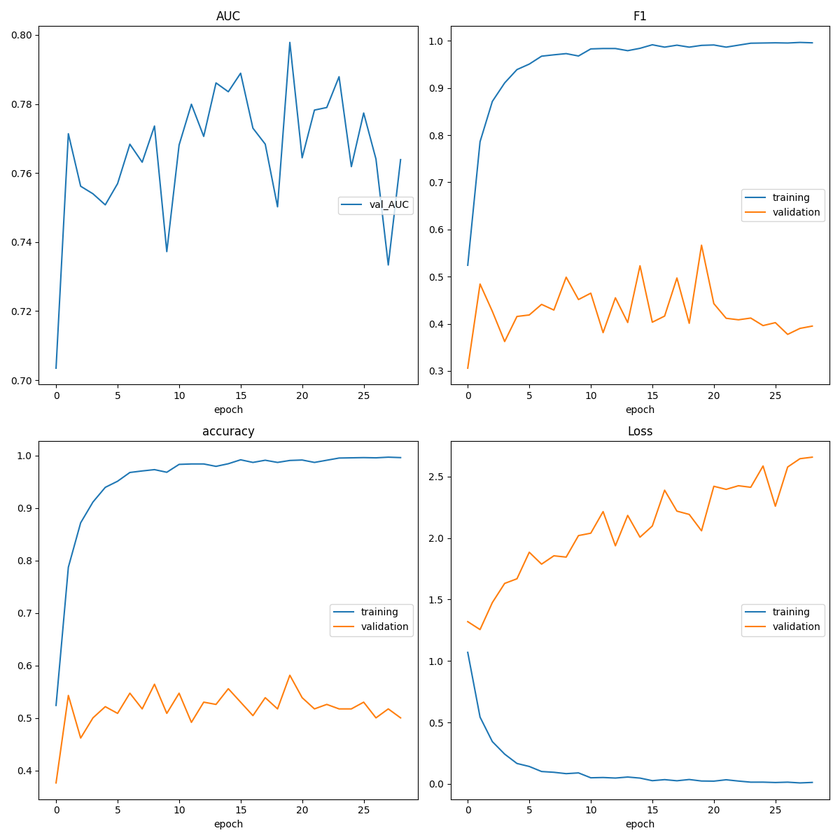
#> input picture training/models/convnextv2.pth.png, 840 x 840 px, shrunk from 1200 x 1200 before the run
$ python invert.py
#> lines starting #> are read from the running program, lines starting #| are printed output that depends on the picture
#> the answer given: models/convnextv2.pth.png
import os
from PIL import Image, ImageOps

def invert_image_in_place(path):
#> called with path = 'models/convnextv2.pth.png'
    try:
        with Image.open(path) as img:
#> img is the input picture: PIL image 840x840 RGBA; mean R, G, B, A 250.4, 250.4, 250.3, 255
            img = img.convert("RGB")
#> img: PIL image 840x840 RGB
            inverted = ImageOps.invert(img)
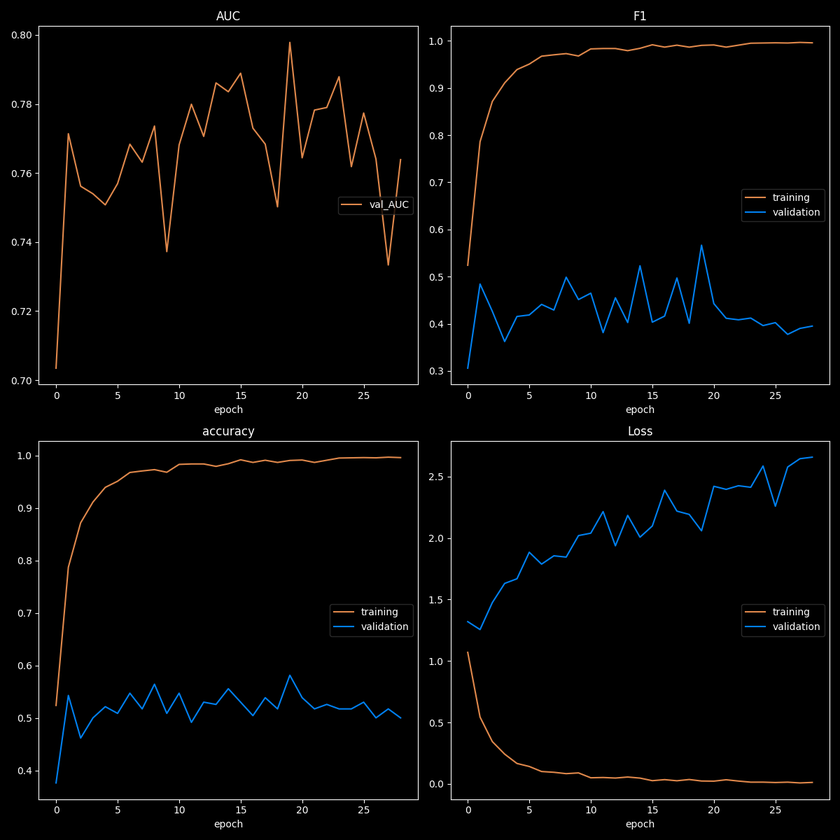
#> inverted: PIL image 840x840 RGB; mean R, G, B 4.6, 4.6, 4.7
            inverted.save(path)
        print(f"Inverted: {path}")
    except Exception as e:
        print(f"Failed: {path} -> {e}")

def is_image_file(path):
    supported_ext = (".png", ".jpg", ".jpeg", ".bmp", ".tiff", ".webp")
    return os.path.isfile(path) and path.lower().endswith(supported_ext)

if __name__ == "__main__":
    print("Image inverter (in-place)")
    print("Enter image paths one by one.")
    print("Type 'exit' to stop.\n")

    while True:
        input_path = input("Image path: ").strip().strip('"')

        if input_path.lower() == "exit":
            print("Stopping.")
            break

        if not os.path.exists(input_path):
            print("Path does not exist.\n")
            continue

        if not is_image_file(input_path):
            print("Not a supported image file.\n")
            continue

        invert_image_in_place(input_path)
#> pass 2 of the loop `while True:`:
#> the answer given: models/deitiii.pth.png
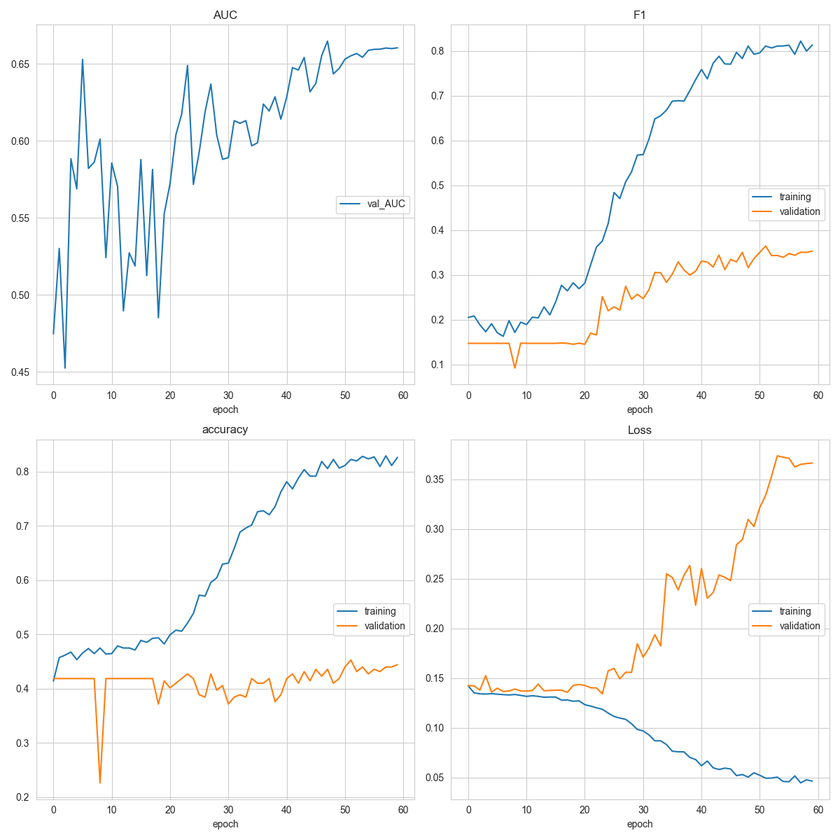
#> input picture training/models/deitiii.pth.png, 840 x 840 px, shrunk from 1200 x 1200 before the run
#> in invert_image_in_place, img is the input picture: PIL image 840x840 RGBA; mean R, G, B, A 250.4, 250.6, 250.6, 255
#> img: PIL image 840x840 RGB
#> in invert_image_in_place (call 2), `inverted = ImageOps.invert(img)`:
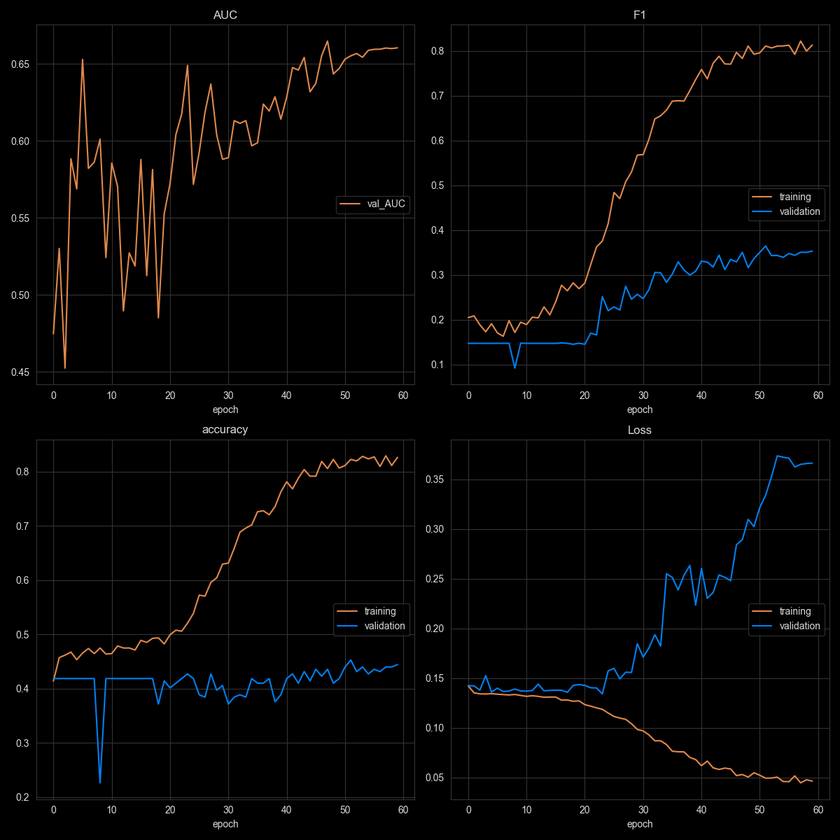
#> inverted: PIL image 840x840 RGB; mean R, G, B 4.6, 4.4, 4.4
#> (the run stopped early here; a loop or call above may not have finished)
